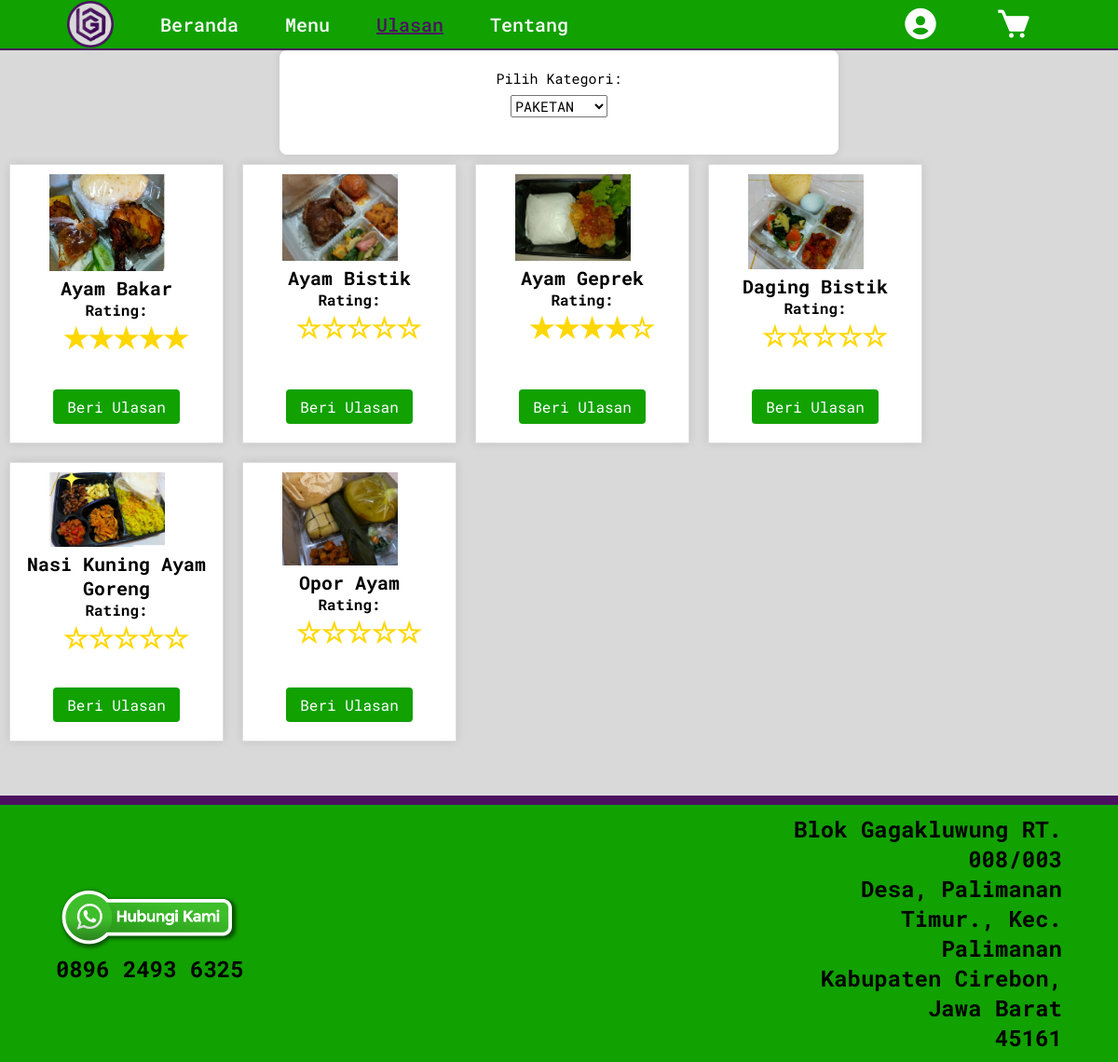
/user/page/ulasan.php (signed in), run on the app's committed database.
### tables this page shows
CREATE TABLE `menu` (
  `id_menu` int(25) NOT NULL,
  `kategori_menu` enum('paketan','prasmanan') NOT NULL,
  `nama_menu` varchar(255) NOT NULL,
  `harga_menu` int(25) NOT NULL,
  `deskripsi` text DEFAULT NULL,
  `foto_menu_path` varchar(255) DEFAULT NULL,
  `status_menu` enum('tersedia','kosong') DEFAULT 'tersedia'
);

### user/page/functions.php (called while the page is built)
<?php
function generateStarRating($rating) {
    $stars = '';
    for ($i = 1; $i <= 5; $i++) {
        if ($i <= round($rating)) {
            $stars .= '★';
        } else {
            $stars .= '☆';
        }
    }
    return $stars;
}

### user/page/ulasan.php (the view, shortened to what this page needs)
<?php
if (!isset($_SESSION["login_user"])) {
    header("location: ../form/login.php");
} else {
    include('../../koneksi.php');
    $kategori_terpilih = isset($_GET['kategori']) ? strtoupper($_GET['kategori']) : 'PAKETAN';
    $query_tampil = "SELECT menu.*, AVG(ulasan.rating) AS rating_rata FROM menu LEFT JOIN ulasan ON menu.id_menu = ulasan.id_menu WHERE menu.kategori_menu = '$kategori_terpilih' GROUP BY menu.id_menu ORDER BY menu.nama_menu";
    $result_tampil = mysqli_query($koneksi, $query_tampil);
    include '../function/header.php';
?>
<body>
    <main class="main">
        <form method="get" action="ulasan.php">
            <div class="form-group">
                <label for="selected_kategori">Pilih Kategori:</label>
                <select name="kategori" id="selected_kategori" onchange="this.form.submit()">
                    <option value="PAKETAN" <?php if ($kategori_terpilih == 'PAKETAN') echo 'selected'; ?>>PAKETAN</option>
                </select>
            </div>
        </form>
        <?php
        include 'functions.php';
        ?>
        <div class="menu-list">
            <?php while ($row = mysqli_fetch_assoc($result_tampil)) : ?>
                <div class="menu-item">
                    <div class="gambar-menu">
                        <img src='../../admin/uploads/<?php echo $row['foto_menu_path']; ?>' alt='<?php echo $row['nama_menu']; ?>'>
                    </div>
                    <div class="menu-details">
                        <div class="menu-info">
                            <h2><?php echo $row['nama_menu']; ?></h2>
                            <p>Rating: <span class='yellow-star'><?php echo generateStarRating($row['rating_rata']); ?></span></p>
                        </div>
                        <div class="button-container">
                            <?php
                            if (isset($_SESSION["login_user"])) {
                                echo "<button type='button' onclick='location.href=\"../fitur/beri_ulasan.php?id_menu={$row['id_menu']}&kategori={$kategori_terpilih}\"' class='btn btn-ulas'>Beri Ulasan</button>";
                            }
                            ?>
                        </div>
                    </div>
                </div>
            <?php endwhile; ?>
        </div>
    </main>
</body>
<?php include '../function/footer.php' ?>
<?php } ?>

### css/page.css (style rules this page uses)
* { font-family: 'Roboto Mono', monospace; margin: 0; padding: 0; box-sizing: border-box; }
body { margin: 0; padding: 0; background-color: #D9D9D9; }
.main { min-width: 100vh; min-height: 100vh; background-size: cover; background-position: center; }
.menu-item { display: flex; justify-content: space-between; align-items: center; margin-bottom: 20px; background-color: #fff; padding: 15px; border-radius: 0; box-shadow: 0 0 10px rgba(0, 0, 0, 0.1); }
.menu-item span { font-size: 30px; text-align: center; margin-left: 20px; }
.menu-item img { width: 10%; height: auto; border-radius: 0; margin-right: 20px; }
.menu-item p { font-size: 25px; font-weight: bold; }
.btn { display: flex; justify-content: center; margin-bottom: 10px; padding: 10px 20px; text-align: center; align-items: center; text-decoration: none; font-size: 18px; border-radius: 4px; cursor: pointer; transition: background-color 0.3s; margin: 10px auto; }
* { padding: 0; margin: 0; box-sizing: border-box; }

### admin/admin.css (style rules this page uses)
.menu-item { position: relative; margin-bottom: 20px; }
form { max-width: 600px; margin: auto; background: #fff; padding: 20px; border-radius: 8px; box-shadow: 0 0 10px rgba(0, 0, 0, 0.1); }
label { display: block; margin-bottom: 8px; }
button { background-color: #11A100; color: white; padding: 10px 15px; border: none; border-radius: 4px; cursor: pointer; }
button { background-color: #11A100; color: white; padding: 10px 15px; border: none; border-radius: 4px; cursor: pointer; float: center; }

### user/function/header.php (style rules this page uses)
.menu-item { width: auto; height: 150px; margin: 20px; padding: 15px; border: 1px solid #ddd; border-radius: 8px; box-shadow: 0 0 10px rgba(0, 0, 0, 0.1); text-align: center; }
.yellow-star { color: gold; }
.form-group { margin-bottom: 20px; }
.button-container { display: flex; justify-content: center; gap: 10px; }
button { background-color: #3498db; color: #fff; padding: 10px 20px; border: none; cursor: pointer; transition: background-color 0.3s ease; }

### user/page/ulasan.php (style rules this page uses)
.form-group { text-align: center; font-size: 15px; margin-bottom: 20px; }
#selected_kategori { font-size: 15px; margin: 0 auto; }
.menu-list { display: flex; flex-wrap: wrap; justify-content: flex-start; }
.menu-item { width: 230px; height: 300px; margin: 10px; text-align: center; border: 1px solid #ddd; padding: 10px; display: flex; flex-direction: column; position: relative; }
.gambar-menu img { width: 60%; height: auto; margin-bottom: 5px; }
.menu-details { display: flex; flex-direction: column; align-items: center; flex-grow: 1; }
.menu-info { margin-bottom: 10px; }
.menu-details h2 { font-size: 20px; }
.menu-details p { font-size: 16px; }
.button-container { position: absolute; bottom: 10px; width: 100%; }
.button-container button { width: 60%; font-size: 16px; padding: 8px; }

### data on the page
menu: foto_menu_path (picture), nama_menu "Ayam Bakar", rating_rata "★★★★★"
menu: foto_menu_path (picture), nama_menu "Ayam Bistik", rating_rata "☆☆☆☆☆"
menu: foto_menu_path (picture), nama_menu "Ayam Geprek", rating_rata "★★★★☆"
menu: foto_menu_path (picture), nama_menu "Daging Bistik", rating_rata "☆☆☆☆☆"
menu: foto_menu_path (picture), nama_menu "Nasi Kuning Ayam Goreng", rating_rata "☆☆☆☆☆"
menu: foto_menu_path (picture), nama_menu "Opor Ayam", rating_rata "☆☆☆☆☆"
